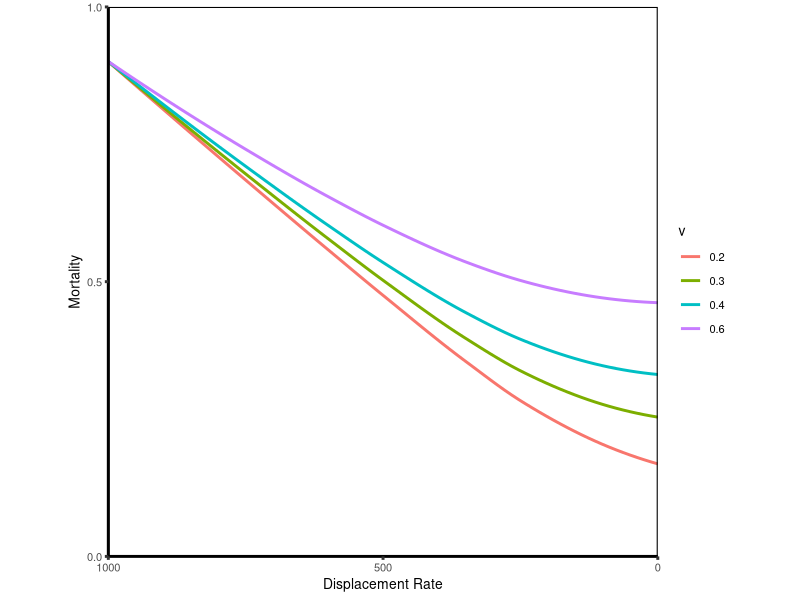
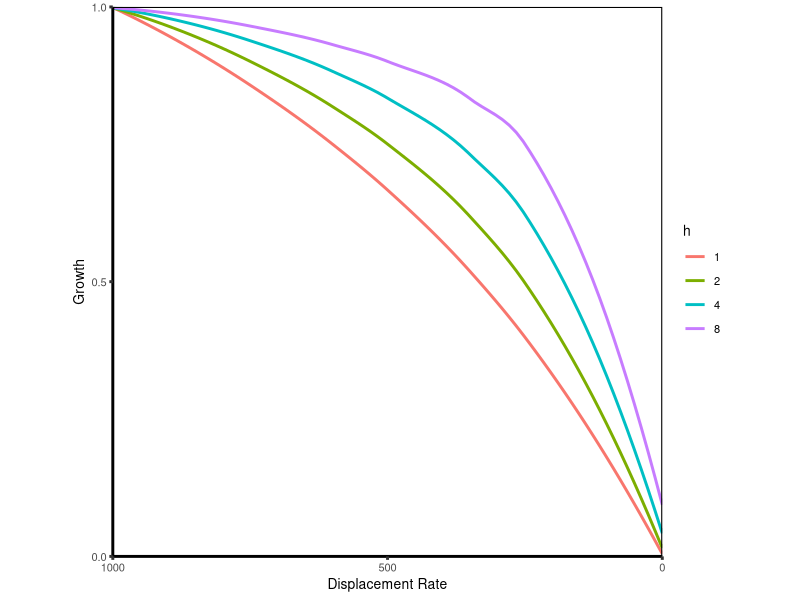
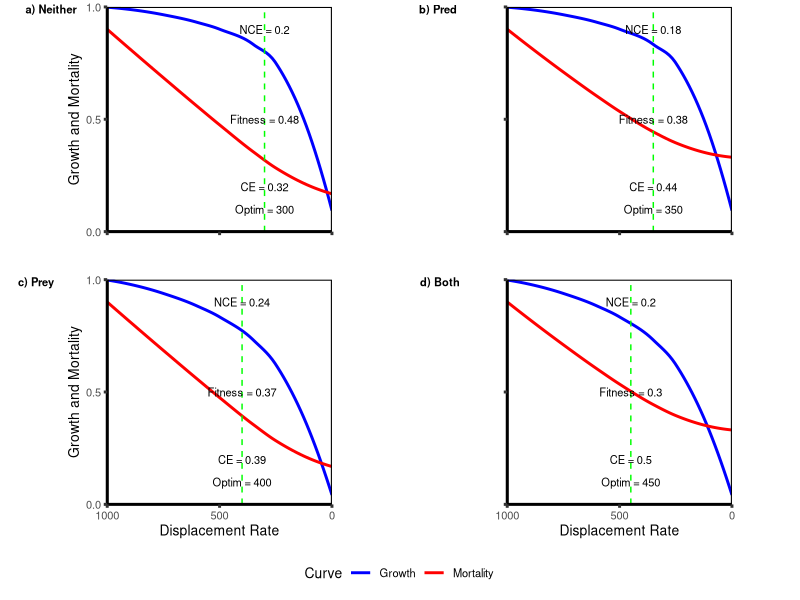
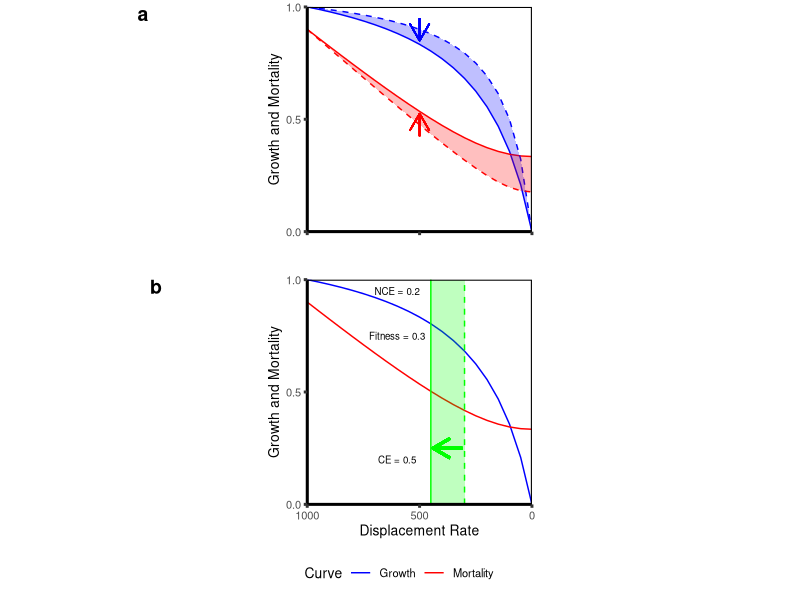

Here is the R script that generated these plots, in order:
## ---- chunk 1
library(ggplot2)
library(formatR)
library(knitr)
library(cowplot)
knitr::opts_chunk$set(tidy.opts = list(width.cutoff = 60), tidy = TRUE)
knitr::opts_chunk$set(warning = FALSE, message = FALSE) 
## ---- chunk 2
## The mortality-trait curve
# This forumula is simplified by setting some of the values as constants
# r is assumed to be 0.5 (which cancels out the 2), while k, v, and s are manipulated values
# k is predator density
# v is predator velocity
# s is prey velocity

pred.curve <- function(k, v, s){
 k * sqrt( v^2 + s^2 )
}

# Include plots of all four mortality-trait curves here, on one figure
s_vec <- seq( 0, 1, by = 0.05 )
v_vec <- c(0.2, 0.3, 0.4, 0.6) # predator velocity
k_val <- 0.45 # predator density outside refuge
pred_constant_val <- 0.98058 # a constant Scott applied in the calcs to the mortality curve to make the numbers cleaner

mortcurve.df <- as.data.frame(mat.or.vec(length(s_vec) * length(v_vec), 3))
colnames(mortcurve.df) <- c("s", "v", "mort")

row <- 0

for (i in 1:length(v_vec)){
  for (j in 1:length(s_vec)){
  row <- row + 1
  mortcurve.df$s[row] <- s_vec[j]
  mortcurve.df$v[row] <- v_vec[i]
  mortcurve.df$mort[row] <- pred.curve( k = 0.45, v = v_vec[i], s = s_vec[j] )
  }
}

mortcurve.df$v <- as.factor(mortcurve.df$v)

for (i in 1:length(v_vec)){ # scale each mortality curve so that the y-intercepts are kept constant
  maxmort <- max(mortcurve.df$mort[which(mortcurve.df$v == v_vec[i])])
  mortcurve.df$mort[which(mortcurve.df$v == v_vec[i])] <- ( mortcurve.df$mort[which(mortcurve.df$v == v_vec[i])] / maxmort ) * 0.9
}

ggplot( data = mortcurve.df, aes( x = s, y = mort, colour = v ) ) +
  geom_smooth(se = FALSE) +
  theme_classic( base_size = 10, base_line_size = 1 ) + 
  ylab("Mortality") +
  xlab("Displacement Rate") +
  scale_x_reverse(expand = c(0, 0), breaks = c(0, 0.5, 1), labels = c(0, 500, 1000) ) + 
  scale_y_continuous(expand = c(0, 0), limits = c(0, 1), breaks = c(0, 0.5, 1) ) +
  theme( panel.border = element_rect( color = "black", fill = NA, linewidth = 0.75 ), aspect.ratio = 1 )

## ---- chunk 3
## The growth-trait curve
# R is prey resource density
# s is prey body velocity
# h is handling time

growth.curve <- function(s, h, R){
  ( s * R )/( 1 + s * h * R )
}

# Include plots of all four growth-trait curves here, on one figure
h_vec <- c(8, 4, 2, 1) # prey handling time
R_val <- 1 # resource density
cost_constant_val <- 9 # a constant Scott applied to the growth curve in the calcs to make the numbers cleaner

growthcurve.df <- as.data.frame(mat.or.vec(length(s_vec) * length(v_vec), 3))
colnames(growthcurve.df) <- c("s", "h", "growth")

row <- 0

for (i in 1:length(h_vec)){
  for (j in 1:length(s_vec)){
  row <- row + 1
  growthcurve.df$s[row] <- s_vec[j]
  growthcurve.df$h[row] <- h_vec[i]
  growthcurve.df$growth[row] <- growth.curve( s = s_vec[j], h = h_vec[i], R = R_val )
  }
}

growthcurve.df$h <- as.factor(growthcurve.df$h)

for (i in 1:length(h_vec)){ # scale each growth curve so that y = 1 at x = 1000
  maxgrowth <- max(growthcurve.df$growth[which(growthcurve.df$h == h_vec[i])])
  growthcurve.df$growth[which(growthcurve.df$h == h_vec[i])] <- growthcurve.df$growth[which(growthcurve.df$h == h_vec[i])] / maxgrowth 
}

ggplot( data = growthcurve.df, aes( x = s, y = growth, colour = h ) ) +
  geom_smooth(se = FALSE) +
  theme_classic( base_size = 10, base_line_size = 1 ) + 
  ylab("Growth") +
  xlab("Displacement Rate") +
  scale_x_reverse(expand = c(0, 0), breaks = c(0, 0.5, 1), labels = c(0, 500, 1000) ) + 
  scale_y_continuous(expand = c(0, 0), limits = c(0, 1), breaks = c(0, 0.5, 1) ) +
  theme( panel.border = element_rect( color = "black", fill = NA, linewidth = 0.75 ), aspect.ratio = 1 )

## ---- chunk 4
## Generate four plots of the trait curves
## Need to separate them out into dataframes
growthcurve_base.df <- growthcurve.df[which(growthcurve.df$h == 8),] 
mortcurve_base.df <- mortcurve.df[which(mortcurve.df$v == 0.2),]
growthcurve_manip.df <- growthcurve.df[which(growthcurve.df$h == 4),]
mortcurve_manip.df <- mortcurve.df[which(mortcurve.df$v == 0.4),]

basescen.df <- merge(growthcurve_base.df, mortcurve_base.df, by = 's')
predmanip.df <- merge(growthcurve_base.df, mortcurve_manip.df, by = 's')
preymanip.df <- merge(growthcurve_manip.df, mortcurve_base.df, by = 's')
bothmanip.df <- merge(growthcurve_manip.df, mortcurve_manip.df, by = 's')


## Plot 1: no change in v, no change in 1/h
# Calculate optimum, NCE and CE strength, fitness
basescen.df$fitness <- 1 - ( 1 - basescen.df$growth ) - basescen.df$mort
basescen_optim <- round(basescen.df$s[which(basescen.df$fitness == max(basescen.df$fitness))], digits = 2) 
basescen_optim_fitness <- round(basescen.df$fitness[which(basescen.df$fitness == max(basescen.df$fitness))], digits = 2)
basescen_optim_CE <- round(basescen.df$mort[which(basescen.df$fitness == max(basescen.df$fitness))], digits = 2) 
basescen_optim_NCE <- round(1 - basescen_optim_CE - basescen_optim_fitness, digits = 2) 

base.plot <- ggplot( data = basescen.df, aes( x = s ) ) +
  geom_smooth( aes( y = growth, colour = "Growth" ), se = FALSE ) +
  geom_smooth( aes( y = mort, colour = "Mortality" ), se = FALSE ) +
  theme_classic( base_size = 10, base_line_size = 1 ) + 
  ylab("Growth and Mortality") +
  xlab("Displacement Rate") +
  geom_vline( xintercept = basescen_optim,  size = 0.5, linetype = "dashed", colour = "green" ) +
  annotate( "text", x = basescen_optim, y = 0.9, label = paste0("NCE = ", basescen_optim_NCE), size = 8/.pt  ) +
  annotate( "text", x = basescen_optim, y = 0.5, label = paste0("Fitness = ", basescen_optim_fitness), size = 8/.pt  ) +
  annotate( "text", x = basescen_optim, y = 0.2, label = paste0("CE = ", basescen_optim_CE), size = 8/.pt  ) +
  annotate( "text", x = basescen_optim, y = 0.1, label = paste0("Optim = ", basescen_optim * 1000), size = 8/.pt  ) +
  scale_x_reverse(expand = c(0, 0), breaks = c(0, 0.5, 1), labels = c(0, 500, 1000) ) + 
  scale_y_continuous(expand = c(0, 0), limits = c(0, 1), breaks = c(0, 0.5, 1) ) +
  scale_colour_manual(name = "Curve", values = c("blue", "red")) +
  theme( panel.border = element_rect( color = "black", fill = NA, linewidth = 0.75 ), aspect.ratio = 1,
         axis.text.x  = element_blank(),
         axis.title.x = element_blank(),
         legend.position = "none" )


## Plot 2: 50% change in v, no change in 1/h
# Calculate optimum, NCE and CE strength, fitness
predmanip.df$fitness <- 1 - ( 1 - predmanip.df$growth ) - predmanip.df$mort
predmanip_optim <- round(predmanip.df$s[which(predmanip.df$fitness == max(predmanip.df$fitness))], digits = 2) 
predmanip_optim_fitness <- round(predmanip.df$fitness[which(predmanip.df$fitness == max(predmanip.df$fitness))], digits = 2)
predmanip_optim_CE <- round(predmanip.df$mort[which(predmanip.df$fitness == max(predmanip.df$fitness))], digits = 2) 
predmanip_optim_NCE <- round(1 - predmanip_optim_CE - predmanip_optim_fitness, digits = 2) 

predmanip.plot <- ggplot( data = predmanip.df, aes( x = s ) ) +
  geom_smooth( aes( y = growth, colour = "Growth" ), se = FALSE ) +
  geom_smooth( aes( y = mort, colour = "Mortality" ), se = FALSE ) +
  theme_classic( base_size = 10, base_line_size = 1 ) + 
  ylab("Growth and Mortality") +
  xlab("Displacement Rate") +
  geom_vline( xintercept = predmanip_optim,  size = 0.5, linetype = "dashed", colour = "green" ) +
  annotate( "text", x = predmanip_optim, y = 0.9, label = paste0("NCE = ", predmanip_optim_NCE), size = 8/.pt  ) +
  annotate( "text", x = predmanip_optim, y = 0.5, label = paste0("Fitness = ", predmanip_optim_fitness), size = 8/.pt  ) +
  annotate( "text", x = predmanip_optim, y = 0.2, label = paste0("CE = ", predmanip_optim_CE), size = 8/.pt  ) +
  annotate( "text", x = predmanip_optim, y = 0.1, label = paste0("Optim = ", predmanip_optim * 1000), size = 8/.pt  ) +
  scale_x_reverse(expand = c(0, 0), breaks = c(0, 0.5, 1), labels = c(0, 500, 1000) ) + 
  scale_y_continuous(expand = c(0, 0), limits = c(0, 1), breaks = c(0, 0.5, 1) ) +
  scale_colour_manual(name = "Curve", values = c("blue", "red")) +
  theme( panel.border = element_rect( color = "black", fill = NA, linewidth = 0.75 ), aspect.ratio = 1,
         axis.text.y = element_blank(),
         axis.title.y = element_blank(),
         axis.text.x  = element_blank(),
         axis.title.x = element_blank(),
         legend.position = "none" )


## Plot 3: no change in v, 50% change in 1/h
# Calculate optimum, NCE and CE strength, fitness
preymanip.df$fitness <- 1 - ( 1 - preymanip.df$growth ) - preymanip.df$mort
preymanip_optim <- round(preymanip.df$s[which(preymanip.df$fitness == max(preymanip.df$fitness))], digits = 2) 
preymanip_optim_fitness <- round(preymanip.df$fitness[which(preymanip.df$fitness == max(preymanip.df$fitness))], digits = 2)
preymanip_optim_CE <- round(preymanip.df$mort[which(preymanip.df$fitness == max(preymanip.df$fitness))], digits = 2) 
preymanip_optim_NCE <- round(1 - preymanip_optim_CE - preymanip_optim_fitness, digits = 2) 

preymanip.plot <- ggplot( data = preymanip.df, aes( x = s ) ) +
  geom_smooth( aes( y = growth, colour = "Growth" ), se = FALSE ) +
  geom_smooth( aes( y = mort, colour = "Mortality" ), se = FALSE ) +
  theme_classic( base_size = 10, base_line_size = 1 ) + 
  ylab("Growth and Mortality") +
  xlab("Displacement Rate") +
  geom_vline( xintercept = preymanip_optim,  size = 0.5, linetype = "dashed", colour = "green" ) +
  annotate( "text", x = preymanip_optim, y = 0.9, label = paste0("NCE = ", preymanip_optim_NCE), size = 8/.pt  ) +
  annotate( "text", x = preymanip_optim, y = 0.5, label = paste0("Fitness = ", preymanip_optim_fitness), size = 8/.pt  ) +
  annotate( "text", x = preymanip_optim, y = 0.2, label = paste0("CE = ", preymanip_optim_CE), size = 8/.pt  ) +
  annotate( "text", x = preymanip_optim, y = 0.1, label = paste0("Optim = ", preymanip_optim * 1000), size = 8/.pt  ) +
  scale_x_reverse(expand = c(0, 0), breaks = c(0, 0.5, 1), labels = c(0, 500, 1000) ) + 
  scale_y_continuous(expand = c(0, 0), limits = c(0, 1), breaks = c(0, 0.5, 1) ) +
  scale_colour_manual(name = "Curve", values = c("blue", "red")) +
  theme( panel.border = element_rect( color = "black", fill = NA, linewidth = 0.75 ), aspect.ratio = 1,
         legend.position = "none" )


## Plot 4: 50% change in v, 50% change in 1/h
# Calculate optimum, NCE and CE strength, fitness
bothmanip.df$fitness <- 1 - ( 1 - bothmanip.df$growth ) - bothmanip.df$mort
bothmanip_optim <- round(bothmanip.df$s[which(bothmanip.df$fitness == max(bothmanip.df$fitness))], digits = 2) 
bothmanip_optim_fitness <- round(bothmanip.df$fitness[which(bothmanip.df$fitness == max(bothmanip.df$fitness))], digits = 2)
bothmanip_optim_CE <- round(bothmanip.df$mort[which(bothmanip.df$fitness == max(bothmanip.df$fitness))], digits = 2) 
bothmanip_optim_NCE <- round(1 - bothmanip_optim_CE - bothmanip_optim_fitness, digits = 2) 

bothmanip.plot <- ggplot( data = bothmanip.df, aes( x = s ) ) +
  geom_smooth( aes( y = growth, colour = "Growth" ), se = FALSE ) +
  geom_smooth( aes( y = mort, colour = "Mortality" ), se = FALSE ) +
  theme_classic( base_size = 10, base_line_size = 1 ) + 
  ylab("Growth and Mortality") +
  xlab("Displacement Rate") +
  geom_vline( xintercept = bothmanip_optim,  size = 0.5, linetype = "dashed", colour = "green" ) +
  annotate( "text", x = bothmanip_optim, y = 0.9, label = paste0("NCE = ", bothmanip_optim_NCE), size = 8/.pt  ) +
  annotate( "text", x = bothmanip_optim, y = 0.5, label = paste0("Fitness = ", bothmanip_optim_fitness), size = 8/.pt  ) +
  annotate( "text", x = bothmanip_optim, y = 0.2, label = paste0("CE = ", bothmanip_optim_CE), size = 8/.pt  ) +
  annotate( "text", x = bothmanip_optim, y = 0.1, label = paste0("Optim = ", bothmanip_optim * 1000), size = 8/.pt  ) +
  scale_x_reverse(expand = c(0, 0), breaks = c(0, 0.5, 1), labels = c(0, 500, 1000) ) + 
  scale_y_continuous(expand = c(0, 0), limits = c(0, 1), breaks = c(0, 0.5, 1) ) +
  scale_colour_manual(name = "Curve", values = c("blue", "red")) +
  theme( panel.border = element_rect( color = "black", fill = NA, linewidth = 0.75 ), aspect.ratio = 1,
         axis.text.y = element_blank(),
         axis.title.y = element_blank(),
         legend.position = "bottom" )

## Stitch them all together
get_legend_35 <- function(plot) {
  # return all legend candidates
  legends <- get_plot_component(plot, "guide-box", return_all = TRUE)
  # find non-zero legends
  nonzero <- vapply(legends, \(x) !inherits(x, "zeroGrob"), TRUE)
  idx <- which(nonzero)
  # return first non-zero legend if exists, and otherwise first element (which will be a zeroGrob) 
  if (length(idx) > 0) {
    return(legends[[idx[1]]])
  } else {
    return(legends[[1]])
  }
}

fig.legend <- get_legend_35(bothmanip.plot)
bothmanip.plot <- bothmanip.plot + theme(legend.position = "none")

fig.plot <- plot_grid( base.plot, predmanip.plot, preymanip.plot, bothmanip.plot, ncol = 2, labels = c("a) Neither", "b) Pred", "c) Prey", "d) Both"), label_size = 8, label_y = 1, label_x = 0, align = c("hv") )
plot_grid( fig.plot, fig.legend, rel_heights = c(1, 0.1), ncol = 1)
## ---- chunk 5
warming.df <- cbind(bothmanip.df, basescen.df$growth)
warming.df <- cbind(warming.df, basescen.df$mort)
colnames(warming.df) <- c("s", "h", "growth", "v", "mort", "fitness", "growth_baseline", "mort_baseline")

# Fig. 6 - Warming
warming_1.plot <- ggplot( data = warming.df, aes( x = s ) ) +
  geom_line( aes( y = growth ), color = "blue" ) +
  geom_line( aes( y = mort ), color = "red", linetype = "solid" ) +
  geom_line( aes( y = growth_baseline ), color = "blue", linetype = "dashed" ) +
  geom_line( aes( y = mort_baseline ), color = "red", linetype = "dashed" ) +
  geom_ribbon( aes( ymin = growth, ymax = growth_baseline ), fill = "blue", alpha = 0.25 )  +
  geom_ribbon( aes( ymin = mort, ymax = mort_baseline ), fill = "red", alpha = 0.25 )  +
  geom_segment(aes( x = 0.5, y = 0.95, xend = 0.5, yend = 0.85), arrow = arrow(length = unit(0.5, "cm") ), color = "blue", size = 0.5 ) +
  geom_segment(aes( x = 0.5, y = 0.425, xend = 0.5, yend = 0.525), arrow = arrow(length = unit(0.5, "cm") ), color = "red", size = 0.5 ) +
  theme_classic( base_size = 10, base_line_size = 1 ) + 
  ylab("Growth and Mortality") +
  xlab("Displacement Rate") +
  scale_x_reverse(expand = c(0, 0), breaks = c(0, 0.5, 1), labels = c(0, 500, 1000) ) + 
  scale_y_continuous(expand = c(0, 0), limits = c(0, 1), breaks = c(0, 0.5, 1) ) +
  theme( panel.border = element_rect( color = "black", fill = NA, linewidth = 0.75 ), aspect.ratio = 1,
         axis.title.x = element_blank(),
         axis.text.x = element_blank() )

warming_2.plot <- ggplot( data = warming.df, aes( x = s ) ) +
  geom_line( aes( y = growth, colour = "Growth" ), ) +
  geom_line( aes( y = mort, colour = "Mortality" ), linetype = "solid" ) +
  theme_classic( base_size = 10, base_line_size = 1 ) + 
  annotate( "rect", xmin = basescen_optim, xmax = bothmanip_optim, ymin = 0, ymax = 1, fill = "green", alpha = 0.25 ) +
  ylab("Growth and Mortality") +
  xlab("Displacement Rate") +
  geom_vline( xintercept = basescen_optim,  size = 0.5, linetype = "dashed", colour = "green" ) +
  geom_vline( xintercept = bothmanip_optim,  size = 0.5, linetype = "solid", colour = "green" ) +
  geom_segment(aes( x = basescen_optim + 0.01, y = 0.25, xend = bothmanip_optim - 0.01, yend = 0.25), arrow = arrow(length = unit(0.5, "cm") ), color = "green", size = 1 ) +
  annotate( "text", x = bothmanip_optim + 0.15, y = 0.95, label = paste0("NCE = ", bothmanip_optim_NCE), size = 7/.pt  ) +
  annotate( "text", x = bothmanip_optim + 0.15, y = 0.75, label = paste0("Fitness = ", bothmanip_optim_fitness), size = 7/.pt  ) +
  annotate( "text", x = bothmanip_optim + 0.15, y = 0.2, label = paste0("CE = ", bothmanip_optim_CE), size = 7/.pt  ) +
  scale_x_reverse(expand = c(0, 0), breaks = c(0, 0.5, 1), labels = c(0, 500, 1000) ) + 
  scale_y_continuous(expand = c(0, 0), limits = c(0, 1), breaks = c(0, 0.5, 1) ) +
  scale_colour_manual(name = "Curve", values = c("blue", "red")) +
  theme( panel.border = element_rect( color = "black", fill = NA, linewidth = 0.75 ), aspect.ratio = 1 ) +
  theme( legend.position = "bottom" )

warming.legend <- get_legend_35(warming_2.plot)
warming_2.plot <- warming_2.plot + theme( legend.position = "none" )

warming.fig <- plot_grid( warming_1.plot, warming_2.plot, ncol = 1, labels = "auto", hjust = -12.5, align = c("hv") )
warming.fig <- plot_grid( warming.fig, warming.legend, ncol = 1, rel_heights = c(1, 0.1) )

ggsave("fig6.png", plot = warming.fig, dpi = 300)
